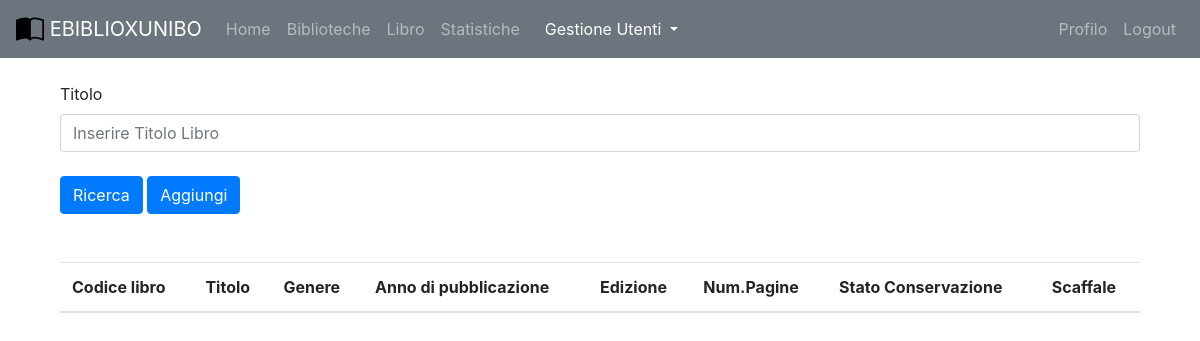
Before: /admin/libro_admin.php with the older database file.
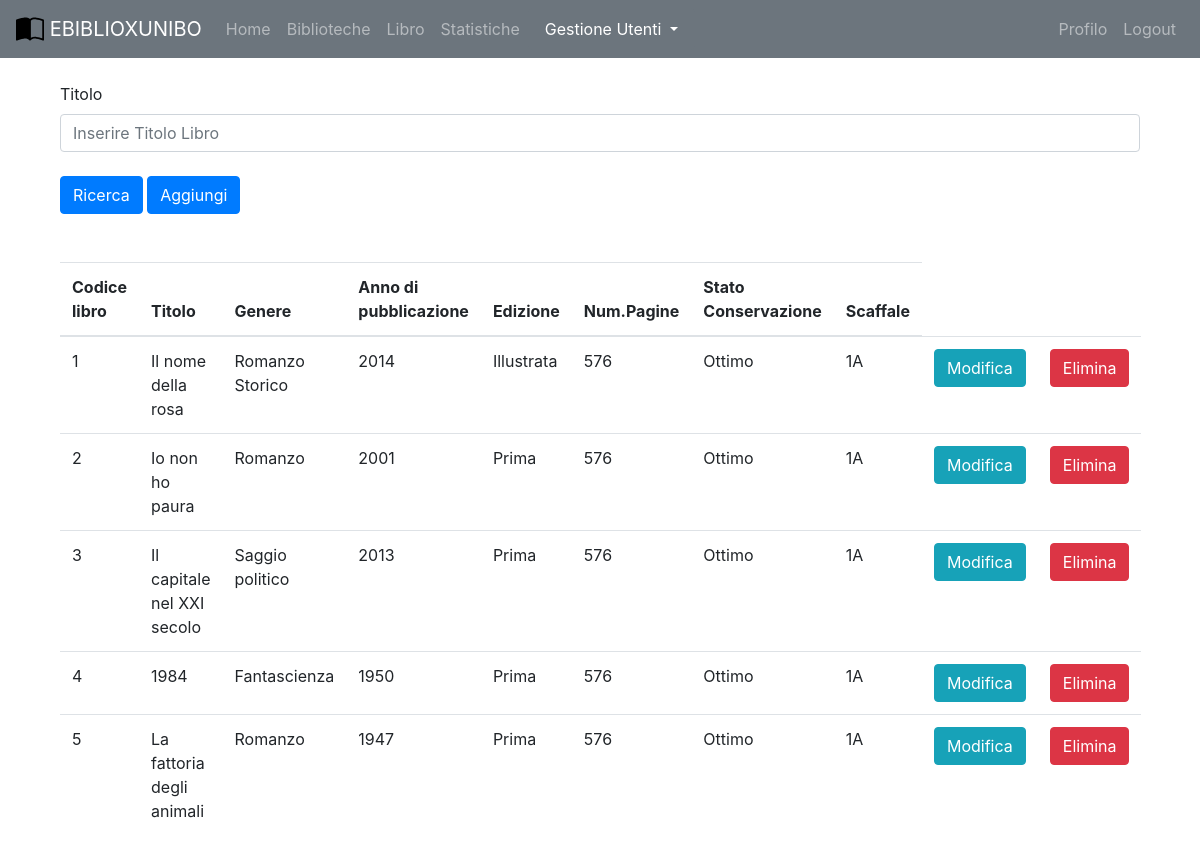
After: the same page with the newer database file.
### tables this page shows
create table CARTACEO(
    Codice int auto_increment primary key,
    Titolo varchar(255),
    Edizione varchar(255),
    Genere varchar(255),
    AnnoPubblicazione int,
    NumeroPagine int,
    StatoConservazione varchar(9) not null,
    StatoPrestito varchar(11) not null,
    Scaffale varchar(255) not null,
    Biblioteca varchar(255) not null,
    constraint valid_stato_conservazione check(StatoConservazione in ("Ottimo","Buono","Non Buono", "Scadente")),
    constraint valid_stato_prestito check(StatoPrestito in ("Disponibile","Prenotato","Consegnato")),
    foreign key (Biblioteca) references BIBLIOTECA(Nome) on delete cascade on update cascade
);

### includes/autoloader.inc.php (called while the page is built, shortened)
<?php
    function myAutoLoader($className){
        $path = "C:\\xampp\\htdocs\\Ebiblio\\controller\\";
        $extension = ".class.php";
        $fullPath = $path.$className.$extension;
    }
?>

### controller/dbh.class.php (called while the page is built)
<?php
    class Dbh {
        private static $dbInstance;
        private $db;
        public static function getInstance() {
            if(is_null(Dbh::$dbInstance)) {
                self::$dbInstance = new Dbh();
            }
            return self::$dbInstance;
        }
        private function __construct() {
            try {
                $this->db = new PDO(
                    'mysql:host=localhost;dbname=ebiblio;charset=utf8',
                    'root',
                    '1590');
                $this->db->setAttribute(PDO::ATTR_ERRMODE, PDO::ERRMODE_EXCEPTION);
                $this->db->setAttribute(PDO::ATTR_EMULATE_PREPARES, true);
            } catch (PDOException $pdo) {
                echo "No database found! Please run the database server to proceed!";
            }
        }
        public function getDb() {
            return $this->db;
        }
    }
?>

### controller/cartaceoController.class.php (called while the page is built, shortened)
<?php
    class CartaceoController{
        public function list_admin($Amministratore){
            $query=" SELECT * from cartaceo where Biblioteca in
            (select Bibliotecagestita from amministratore where email like '$Amministratore')";
            $stmt = Dbh::getInstance()
            -> getDb()
            -> prepare($query);
            $stmt -> execute();
            return $stmt -> fetchAll(PDO::FETCH_ASSOC);
        }
    }
?>

### admin/libro_admin.php (the view, shortened to what the changed rows need)
<?php
include('/xampp/htdocs/ebiblio/admin/admin_partials/menu.php');
$cartaCon = new CartaceoController();
$carta_res = $cartaCon->list_admin('amministratore@gmail.com');
?>
<div class="container" style="background-color: white;">
    <br>
    <div class="container">
        <table class="table table-hover">
            <thead>
                <tr>
                    <th>Codice libro</th>
                    <th>Titolo</th>
                    <th>Genere</th>
                    <th>Anno di pubblicazione</th>
                    <th>Edizione</th>
                    <th>Num.Pagine</th>
                    <th>Stato Conservazione</th>
                    <th>Scaffale</th>
                </tr>
            </thead>
            <tbody>
                <?php
                if (isset($_POST['cartaform_submitted'])) {
                    $titolotrim = trim($_POST['Titolo']);
                    if (ctype_space($titolotrim)||$titolotrim=='') {
                        echo "Titolo libro nullo";
                    } else {
                        $carta_like = $cartaCon->getLikeLibro($titolotrim,"amministratore@gmail.com");
                        if (count($carta_like) <= 0) {
                            echo "Nessun risultato corrispondente";
                        }
                        for ($i = 0; $i < count($carta_like); $i++) {
                            echo '<tr ' . $carta_like[$i]['Titolo'] .
                            '&Codice=' .  $carta_like[$i]['Titolo'] . '\');"' . '>';
                            echo '<td>' .  $carta_like[$i]['Codice'] . '</td>';
                            echo '<td>' .  $carta_like[$i]['Titolo'] . '</td>';
                            echo '<td>' .  $carta_like[$i]['Genere'] . '</td>';
                            echo '<td>' .  $carta_like[$i]['AnnoPubblicazione'] . '</td>';
                            echo '<td>'  .  $carta_like[$i]['Edizione'] . '</td>';
                            echo '<td>'  . $carta_like[$i]['NumeroPagine'] . '</td>';
                            echo '<td>'  .  $carta_like[$i]['StatoConservazione'] . '</td>';
                            echo '<td>'  .  $carta_like[$i]['Scaffale'] . '</td>';
                            echo '<td>'.'<input type="button" name="updateform_submitted" class="btn btn-primary" value="Modifica" onclick="window.location.assign(\'/Ebiblio/admin/modifica_libro.php\')" </input>'.'</td>';
                            echo'<td>'.'<button type="button" class="btn btn-danger" data-toggle="modal" data-target="#exampleModal"> Elimina</button>'.'</td>';
                        }
                    }
                } else {
                    for ($i = 0; $i < count($carta_res); $i++) {
                        echo '<tr ' . $carta_res[$i]['Titolo'] .
                            '&Codice=' . $carta_res[$i]['Titolo'] . '\');"' . '>';
                        echo '<td>' . $carta_res[$i]['Codice'] . '</td>';
                        echo '<td>' . $carta_res[$i]['Titolo'] . '</td>';
                        echo '<td>' . $carta_res[$i]['Genere'] . '</td>';
                        echo '<td>' . $carta_res[$i]['AnnoPubblicazione'] . '</td>';
                        echo '<td>'  . $carta_res[$i]['Edizione'] . '</td>';
                        echo '<td>'  . $carta_res[$i]['NumeroPagine'] . '</td>';
                        echo '<td>'  . $carta_res[$i]['StatoConservazione'] . '</td>';
                        echo '<td>'  . $carta_res[$i]['Scaffale'] . '</td>';
                        echo '<td><a class="btn btn-info" role="button" href="http://localhost/ebiblio/admin/modifica_libro.php?Titolo=' . $carta_res[$i]['Titolo'] . '&Cod='. $carta_res[$i]['Codice'] . '&Genere=' . $carta_res[$i]['Genere'] .'&AnnoPubblicazione=' . $carta_res[$i]['AnnoPubblicazione'] . '&Edizione=' . $carta_res[$i]['Edizione'] .'&Pagine=' . $carta_res[$i]['NumeroPagine'] . '&Scaffale=' . $carta_res[$i]['Scaffale'].'"'.'>Modifica</a></td>';
                        echo'<td>'.'<button type="button" class="btn btn-danger" data-toggle="modal" data-target="#exampleModal"> Elimina</button>'.'</td>';
                        echo '</tr>';
                    }
                }
                ?>
            </tbody>
        </table>
    </div>
</div>

Changed rows visible on the page:
added cartaceo: Codice "1", Titolo "Il nome della rosa", Genere "Romanzo Storico", AnnoPubblicazione "2014", Edizione "Illustrata", NumeroPagine "576", StatoConservazione "Ottimo", Scaffale "1A"
added cartaceo: Codice "2", Titolo "Io non ho paura", Genere "Romanzo", AnnoPubblicazione "2001", Edizione "Prima", NumeroPagine "576", StatoConservazione "Ottimo", Scaffale "1A"
added cartaceo: Codice "3", Titolo "Il capitale nel XXI secolo", Genere "Saggio politico", AnnoPubblicazione "2013", Edizione "Prima", NumeroPagine "576", StatoConservazione "Ottimo", Scaffale "1A"
added cartaceo: Codice "4", Titolo "1984", Genere "Fantascienza", AnnoPubblicazione "1950", Edizione "Prima", NumeroPagine "576", StatoConservazione "Ottimo", Scaffale "1A"
added cartaceo: Codice "5", Titolo "La fattoria degli animali", Genere "Romanzo", AnnoPubblicazione "1947", Edizione "Prima", NumeroPagine "576", StatoConservazione "Ottimo", Scaffale "1A"
